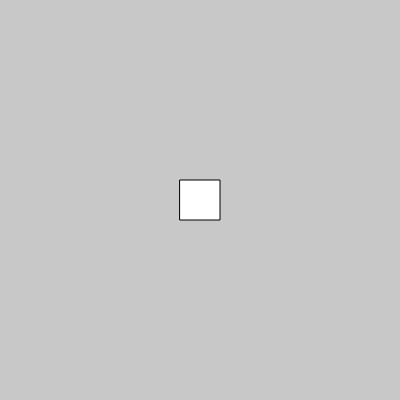
Frame 1 (no input)
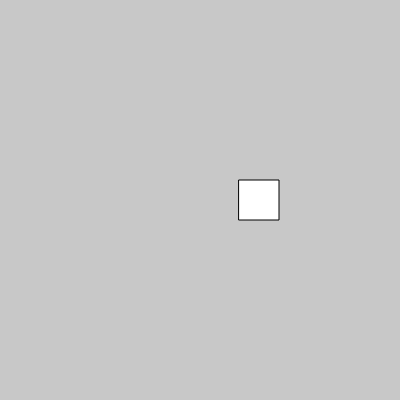
Frame 60 (no input)
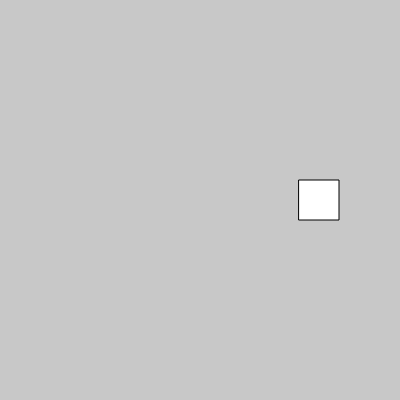
Frame 120 (the mouse pressed at the canvas centre since frame 60)

The p5.js sketch that drew these frames (run headless with seeded random() and noise() and a simulated clock; from frame 60 on, the mouse is pressed at the canvas centre):

// p5.js sketch
// ── sketch.js
let squareWidth = 40;
let position;

function setup() {
  createCanvas(400, 400);

  position = createVector(width / 2, height / 2);
}

function draw() {
  background(200);
  fill(255);

  // 2. Move square to the right every frame

  // solution 1 :
  rect(position.x - (squareWidth / 2), position.y - (squareWidth / 2), squareWidth);
  position.x = position.x + 1;

  // solution 2 with translate :
  // translate(frameCount, 0);
  // rect(position.x - (squareWidth / 2), position.y - (squareWidth / 2), squareWidth);
}
